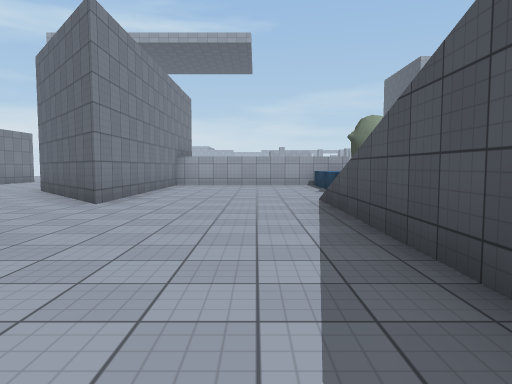
view 1 (above)

24 first-person views from a walk through a 3-D level made in the Unity game engine. The camera is 1.3 m above the floor, tilts 4° down and sees 70° across. The floor is counted in squares, 2 m on a side. Each view is taken from the middle of a square. On the plan, view 1 faces up. The plan holds only what a view shows up to about 11 squares ahead; the rest is blank. The place goes on beyond the plan. The player character is not drawn. Surface patterns are stand-ins for the level's own textures.

view 2
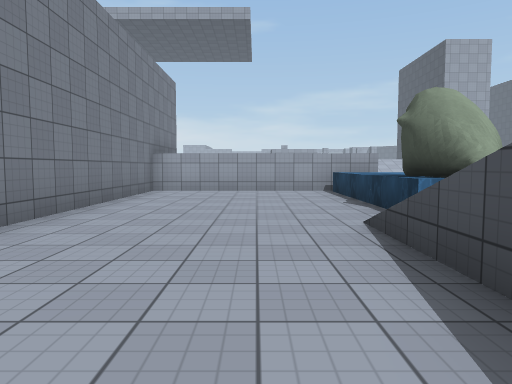

view 3
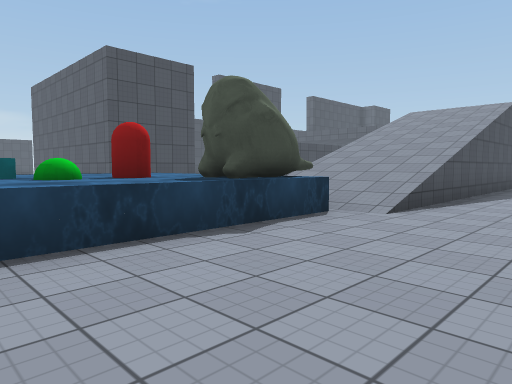

view 4
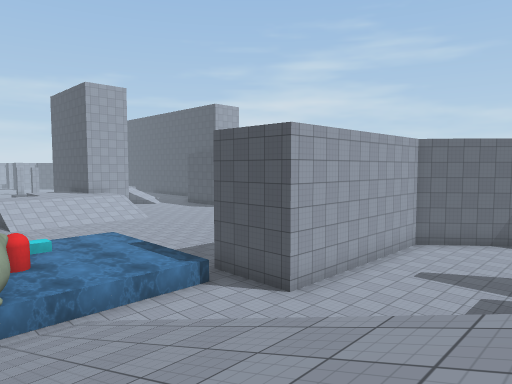

view 5
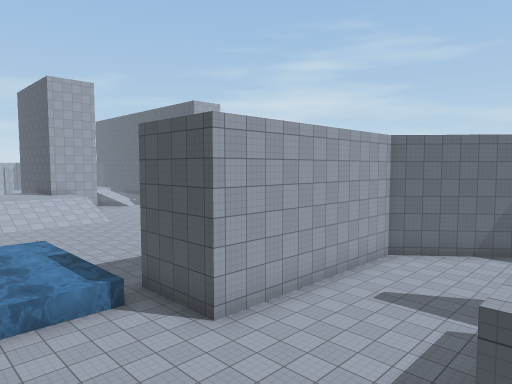

view 6
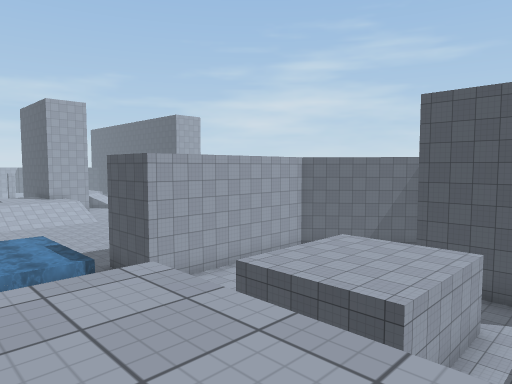

view 7
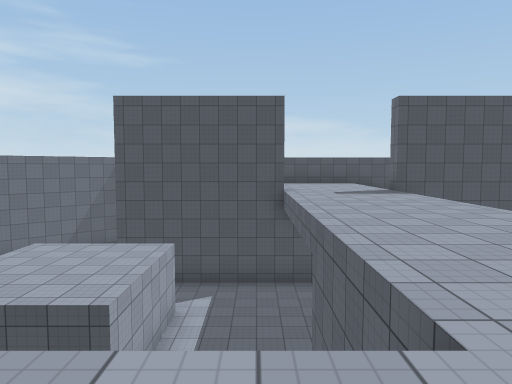

view 8
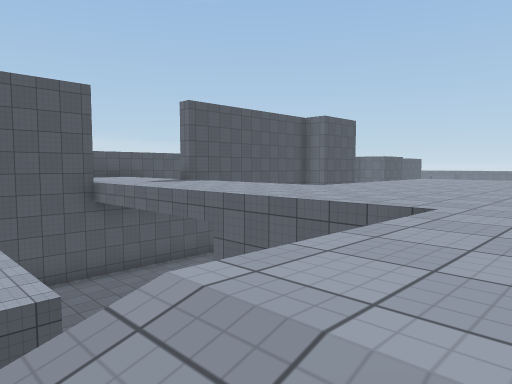

view 9
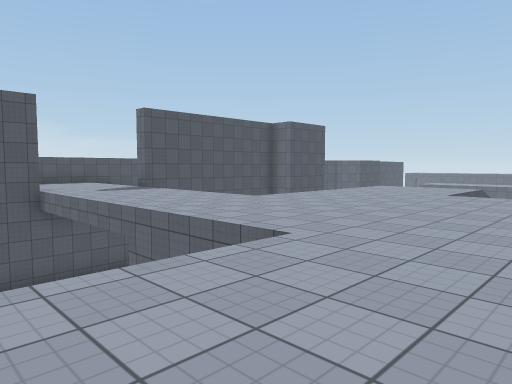

view 10
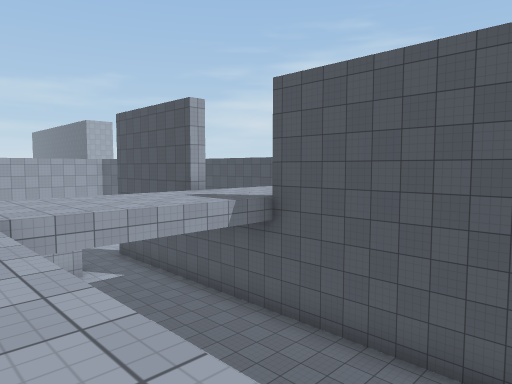

view 11
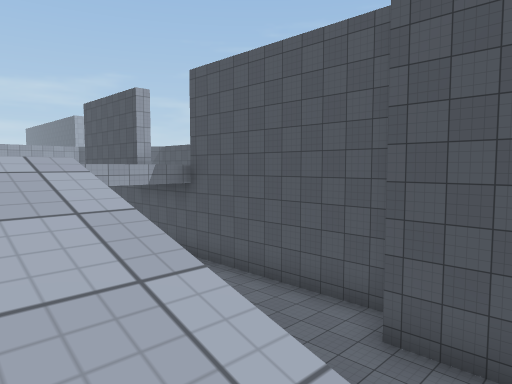

view 12
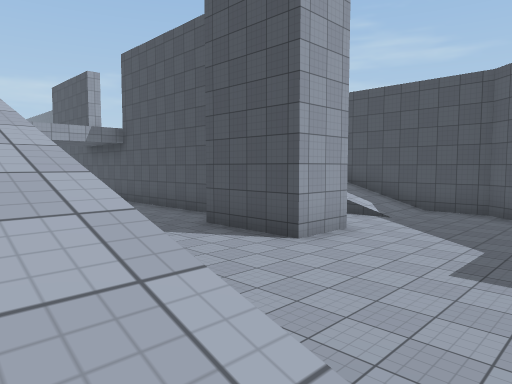

view 13
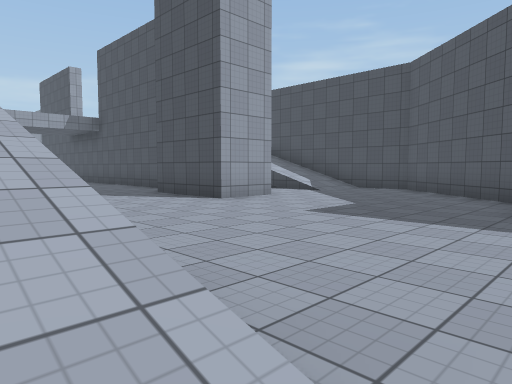

view 14
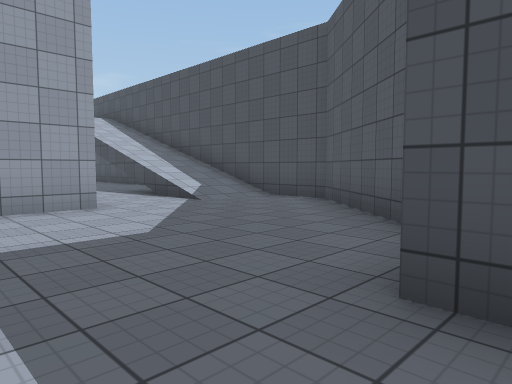

view 15
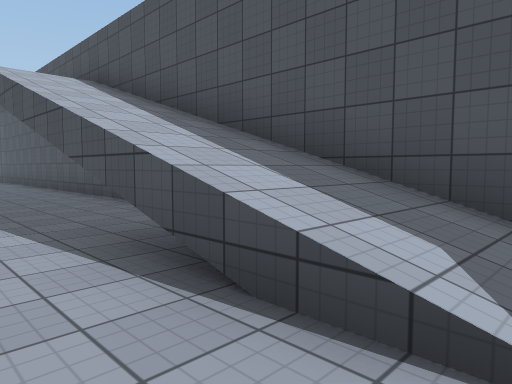

view 16
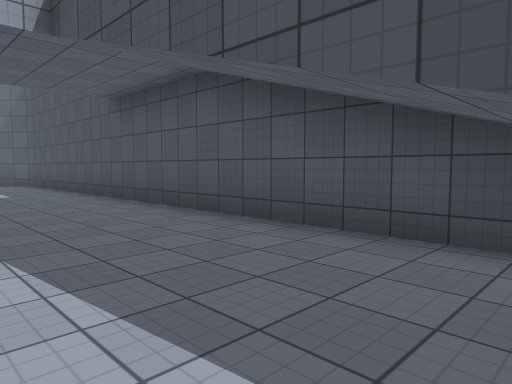

view 17
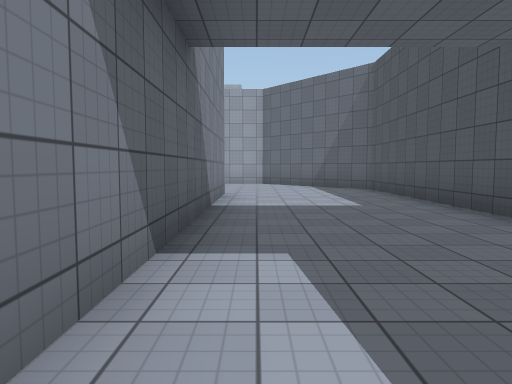

view 18
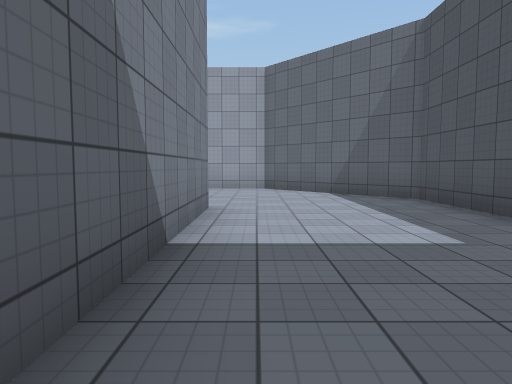

view 19
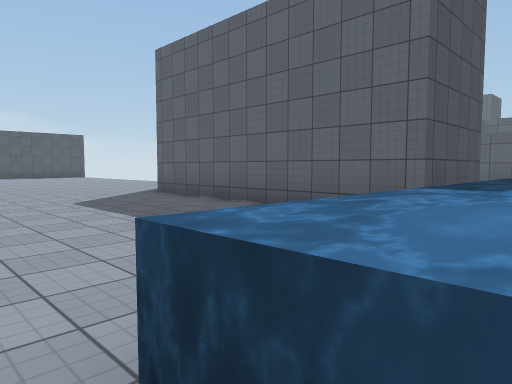

view 20
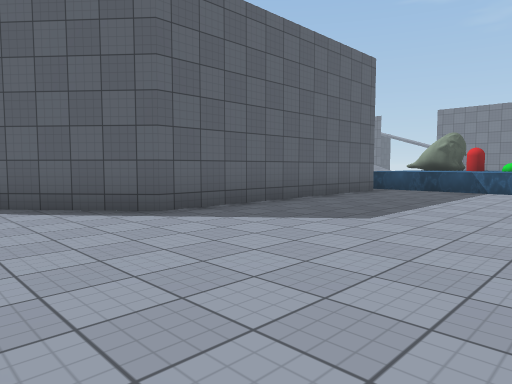

view 21
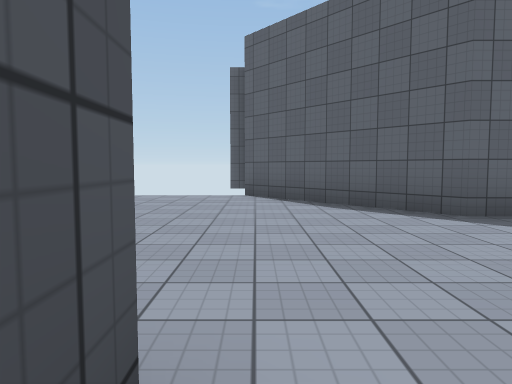

view 22
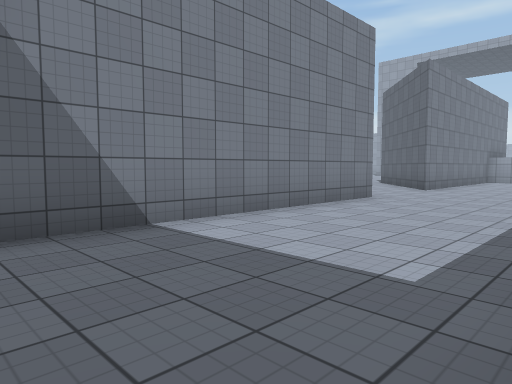

view 23
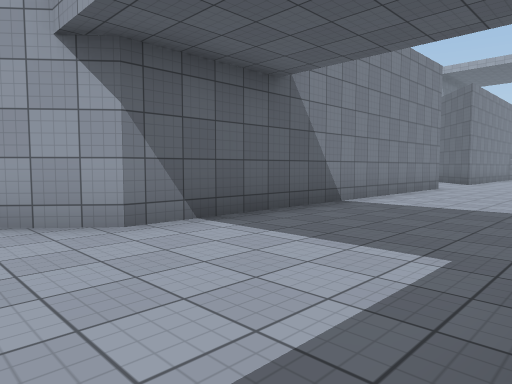

view 24
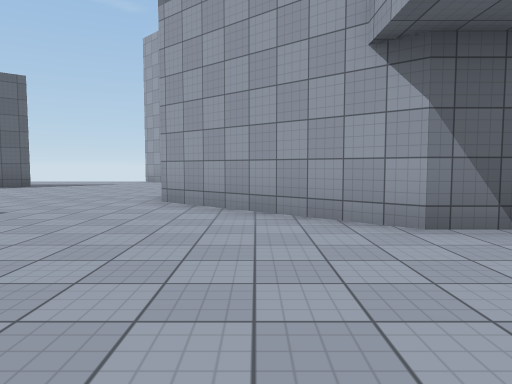

### Floor plan
Key: @ floor where view 1 was taken; # wall or solid block; . main floor; : floor 5 m higher than the main floor; / step, stairs or slope; ~ water the walk can cross; O other object.
Columns run from 10 left of view 1 to 18 right of it. Each row starts with its distance up from view 1.
 13        #######  ....    ....
 12        #....~~ ~~...........
 11        #....~~O~~............
 10     .###....~~O~~............
  9     .###....~O~~~............
  8     ..##....OO~~~.#######....
  7      ..#...//O/...########...
  6       .....////...#########..
  5       .....//// .........###.
  4        ....////  .........##
  3        #...////   .........##
  2        #...////  ..... .....#
  1        #...////  .##   .....#
  0        #..@////  .##   #....#
 -1        #.../:::  .###..#....#
 -2        #.../:::    ....#....#
 -3        #.../:::    ....#....#
 -4        #.../::::::/....#....#
 -5        #.../ :::::/  ..#....#
 -6       ##.../ :::::/  ..#....#
 -7      ##..../ :::::/  ..#....#
 -8      #...../ :::::.  ..#....#
 -9     ##.....  :::::.  ..#....#
-10   ........    /:::.  ..#....#
-11 ........       :::.  ..#.///#
-12 .......        :::   ..#.///#
-13 .....            /. ..##.///#
-14 ....             /. ..# .///#
-15 ..               /. ..##.///#
-16                  /..........#
-17                  /.........##
-18                  /........##
-19                  /........#
-20                  /.......##
-21                  ......#

Positions as (right, up) in squares from view 1, and headings:
1: (0, 0), facing up
2: (0, 3), facing up
3: (-1, 12), facing down-right
4: (2, 1), facing up-right
5: (4, 1), facing up-right
6: (3, -3), facing up-right
7: (3, -3), facing right
8: (3, 0), facing down-right
9: (2, -1), facing down-right
10: (7, -12), facing up-right
11: (7, -15), facing up-right
12: (7, -19), facing up-right
13: (7, -21), facing up-right
14: (11, -21), facing up-right
15: (14, -15), facing up-right
16: (14, -11), facing up-right
17: (14, -8), facing up
18: (14, -5), facing up
19: (6, 13), facing down-right
20: (17, 13), facing down-left
21: (17, 13), facing down
22: (1, -4), facing up-left
23: (1, -8), facing up-left
24: (1, -8), facing left
